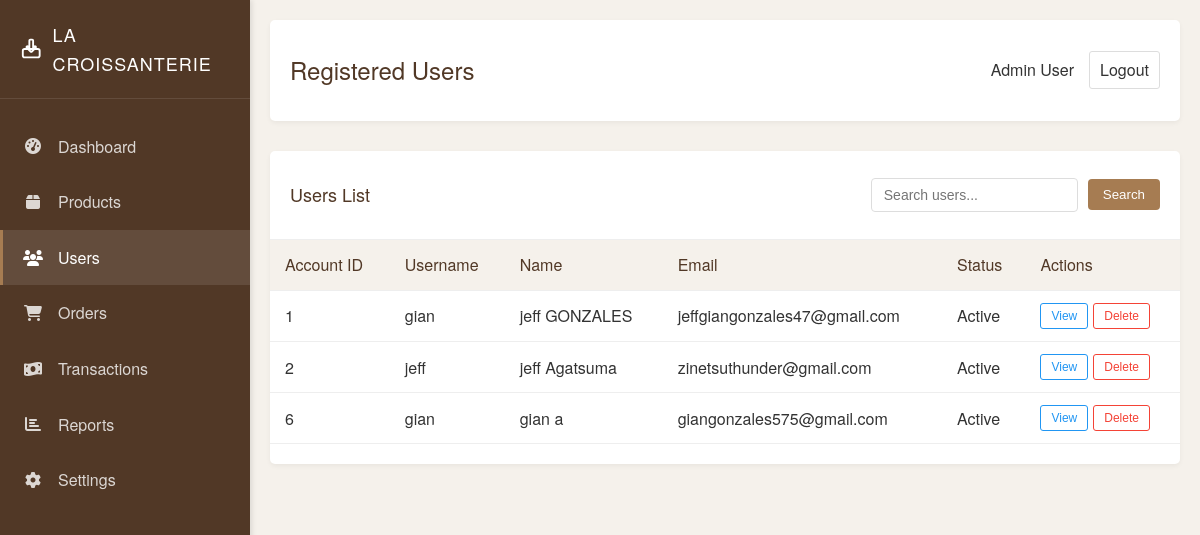
Screenshot of /PASTRY/user_list.php with the database file from the repository.
### tables this page shows
CREATE TABLE `account` (
  `AccountID` int(11) NOT NULL,
  `username` varchar(100) NOT NULL,
  `fname` varchar(100) NOT NULL,
  `lname` varchar(100) DEFAULT NULL,
  `email` varchar(255) NOT NULL,
  `passwords` varchar(255) NOT NULL,
  `verified` tinyint(1) DEFAULT 0,
  `status` enum('Active','Inactive') DEFAULT 'Active',
  `verification_code` int(11) DEFAULT NULL,
  `user` int(11) DEFAULT NULL,
  `created_at` timestamp NOT NULL DEFAULT current_timestamp()
);

### PASTRY/user_list.php (the view, shortened to what this page needs)
<?php
include('connect.php');
$records_per_page = 10;
$page = isset($_GET['page']) ? (int)$_GET['page'] : 1;
$offset = ($page - 1) * $records_per_page;
$search = isset($_GET['search']) ? $_GET['search'] : '';
$search_condition = '';
$query = "SELECT * FROM account" . $search_condition . " LIMIT $offset, $records_per_page";
$users = $conn->query($query);
?>
<!DOCTYPE html>
<html lang="en">
<head>
  <link rel="stylesheet" href="https://cdnjs.cloudflare.com/ajax/libs/font-awesome/6.4.0/css/all.min.css">
</head>
<body>
  <div class="sidebar">
    <div class="sidebar-header">
      <span class="logo-text">La Croissanterie</span>
    </div>
    <div class="sidebar-menu">
      <a href="admindashboard.php" class="menu-item">
        <i class="fas fa-tachometer-alt"></i>
        <span class="menu-text">Dashboard</span>
      </a>
      <a href="product.php" class="menu-item">
        <i class="fas fa-box"></i>
        <span class="menu-text">Products</span>
      </a>
      <a href="user_list.php" class="menu-item active">
        <i class="fas fa-users"></i>
        <span class="menu-text">Users</span>
      </a>
      <a href="#" class="menu-item">
        <i class="fas fa-shopping-cart"></i>
        <span class="menu-text">Orders</span>
      </a>
      <a href="#" class="menu-item">
        <i class="fas fa-money-bill-wave"></i>
        <span class="menu-text">Transactions</span>
      </a>
      <a href="#" class="menu-item">
        <i class="fas fa-chart-bar"></i>
        <span class="menu-text">Reports</span>
      </a>
      <a href="#" class="menu-item">
        <i class="fas fa-cog"></i>
        <span class="menu-text">Settings</span>
      </a>
    </div>
  </div>
  <div class="main-content">
    <div class="header">
      <h1 class="page-title">Registered Users</h1>
      <div class="user-info">
        <span class="user-name">Admin User</span>
        <a href="#" class="logout-btn">Logout</a>
      </div>
    </div>
    <div class="table-container">
      <div class="table-header">
        <h2 class="table-title">Users List</h2>
        <form id="searchForm" action="user_list.php" method="GET" class="search-container">
          <input type="text" name="search" class="search-input" placeholder="Search users..." value="<?= htmlspecialchars($search) ?>">
          <button type="submit" class="search-btn">Search</button>
        </form>
      </div>
      <table>
        <thead>
          <tr>
            <th>Account ID</th>
            <th>Username</th>
            <th>Name</th>
            <th>Email</th>
            <th>Status</th>
            <th>Actions</th>
          </tr>
        </thead>
        <tbody>
          <?php while($user = $users->fetch_assoc()): ?>
            <tr>
              <td><?= $user['AccountID'] ?></td>
              <td><?= $user['username'] ?></td>
              <td><?= $user['fname'] . ' ' . $user['lname'] ?></td>
              <td><?= $user['email'] ?></td>
              <td><?= $user['status'] ?></td>
              <td class="action-btns">
                <button class="view-btn" onclick="openViewModal('<?= $user['username'] ?>',
                                              '<?= $user['fname'] ?>',
                                              '<?= $user['lname'] ?>',
                                              '<?= $user['email'] ?>',
                                              '<?= $user['status'] ?>')">View</button>
                <button class="delete-btn" onclick="openDeleteModal(<?= $user['AccountID'] ?>)">Delete</button>
              </td>
            </tr>
          <?php endwhile; ?>
        </tbody>
      </table>
    </div>
  </div>
</body>
</html>

### PASTRY/user_list.php (style rules this page uses)
:root { --primary-color: #513826; --accent-color: #a67c52; --light-color: #f5f1eb; --dark-color: #362517; --text-color: #333; --font-main: 'Helvetica Neue', Arial, sans-serif; --sidebar-width: 250px; }
body { margin: 0; font-family: var(--font-main); background-color: var(--light-color); color: var(--text-color); line-height: 1.6; display: flex; min-height: 100vh; }
.sidebar { width: var(--sidebar-width); background-color: var(--primary-color); color: white; position: fixed; height: 100vh; overflow-y: auto; transition: all 0.3s; box-shadow: 2px 0 5px rgba(0,0,0,0.1); }
.sidebar-header { padding: 20px; display: flex; align-items: center; border-bottom: 1px solid rgba(255,255,255,0.1); }
.logo-text { font-size: 18px; font-weight: 300; letter-spacing: 1px; text-transform: uppercase; margin-left: 10px; color: white; }
.sidebar-menu { padding: 20px 0; }
.menu-item { padding: 15px 20px; display: flex; align-items: center; color: rgba(255,255,255,0.8); text-decoration: none; transition: all 0.3s; border-left: 3px solid transparent; }
.menu-item:hover, .menu-item.active { background-color: rgba(255,255,255,0.1); color: white; border-left: 3px solid var(--accent-color); }
.menu-item i { margin-right: 15px; width: 20px; text-align: center; }
.main-content { flex: 1; margin-left: var(--sidebar-width); padding: 20px; transition: all 0.3s; }
.header { display: flex; justify-content: space-between; align-items: center; margin-bottom: 30px; background-color: white; padding: 15px 20px; border-radius: 5px; box-shadow: 0 2px 5px rgba(0,0,0,0.05); }
.page-title { font-size: 24px; font-weight: 400; color: var(--primary-color); }
.user-info { display: flex; align-items: center; }
.user-name { margin-right: 15px; }
.logout-btn { color: var(--text-color); text-decoration: none; padding: 5px 10px; border: 1px solid #ddd; border-radius: 3px; transition: all 0.3s; }
.table-container { background-color: white; border-radius: 5px; box-shadow: 0 2px 5px rgba(0,0,0,0.05); overflow: hidden; margin-bottom: 30px; }
.table-header { padding: 15px 20px; border-bottom: 1px solid #eee; display: flex; justify-content: space-between; align-items: center; }
.table-title { font-size: 18px; font-weight: 400; color: var(--primary-color); }
.search-container { display: flex; align-items: center; }
.search-input { padding: 8px 12px; border: 1px solid #ddd; border-radius: 4px; font-size: 14px; margin-right: 10px; }
.search-btn, .add-btn { padding: 8px 15px; background-color: var(--accent-color); color: white; border: none; border-radius: 4px; cursor: pointer; transition: all 0.3s; }
table { width: 100%; border-collapse: collapse; }
th, td { padding: 12px 15px; text-align: left; border-bottom: 1px solid #eee; }
th { background-color: var(--light-color); font-weight: 400; color: var(--primary-color); }
.action-btns { display: flex; gap: 5px; }
.edit-btn, .delete-btn, .view-btn { padding: 5px 10px; background-color: transparent; border: 1px solid; border-radius: 3px; cursor: pointer; font-size: 12px; transition: all 0.3s; }
.delete-btn { border-color: #f44336; color: #f44336; }
.view-btn { border-color: #2196f3; color: #2196f3; }

### rows the page displays
account: AccountID "1", username "gian", fname "jeff", lname "GONZALES", email "jeffgiangonzales47@gmail.com", status "Active"
account: AccountID "2", username "jeff", fname "jeff", lname "Agatsuma", email "zinetsuthunder@gmail.com", status "Active"
account: AccountID "6", username "gian", fname "gian", lname "a", email "giangonzales575@gmail.com", status "Active"
